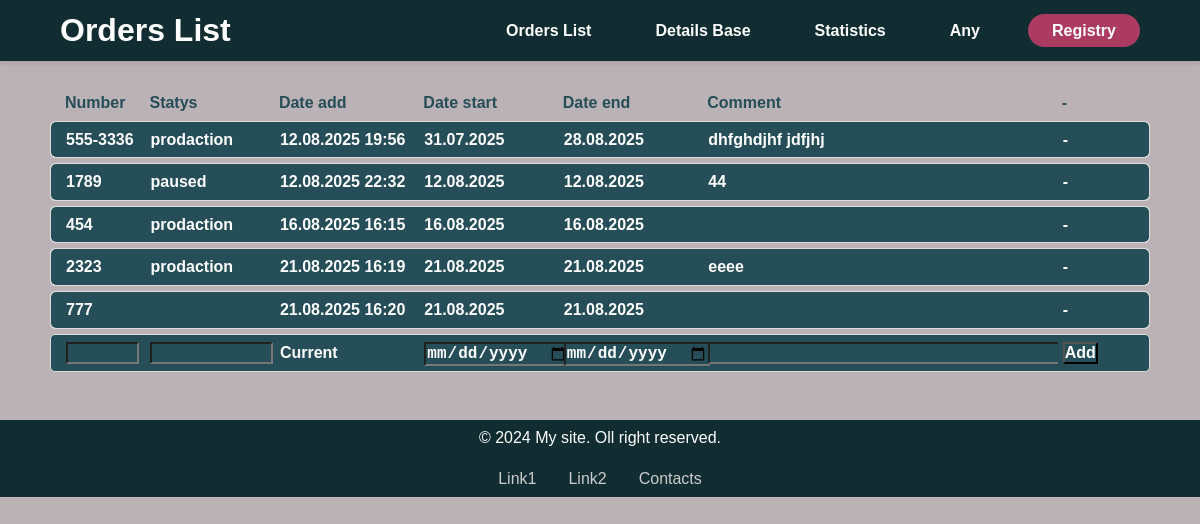
/, run on an earlier commit of the app's database.
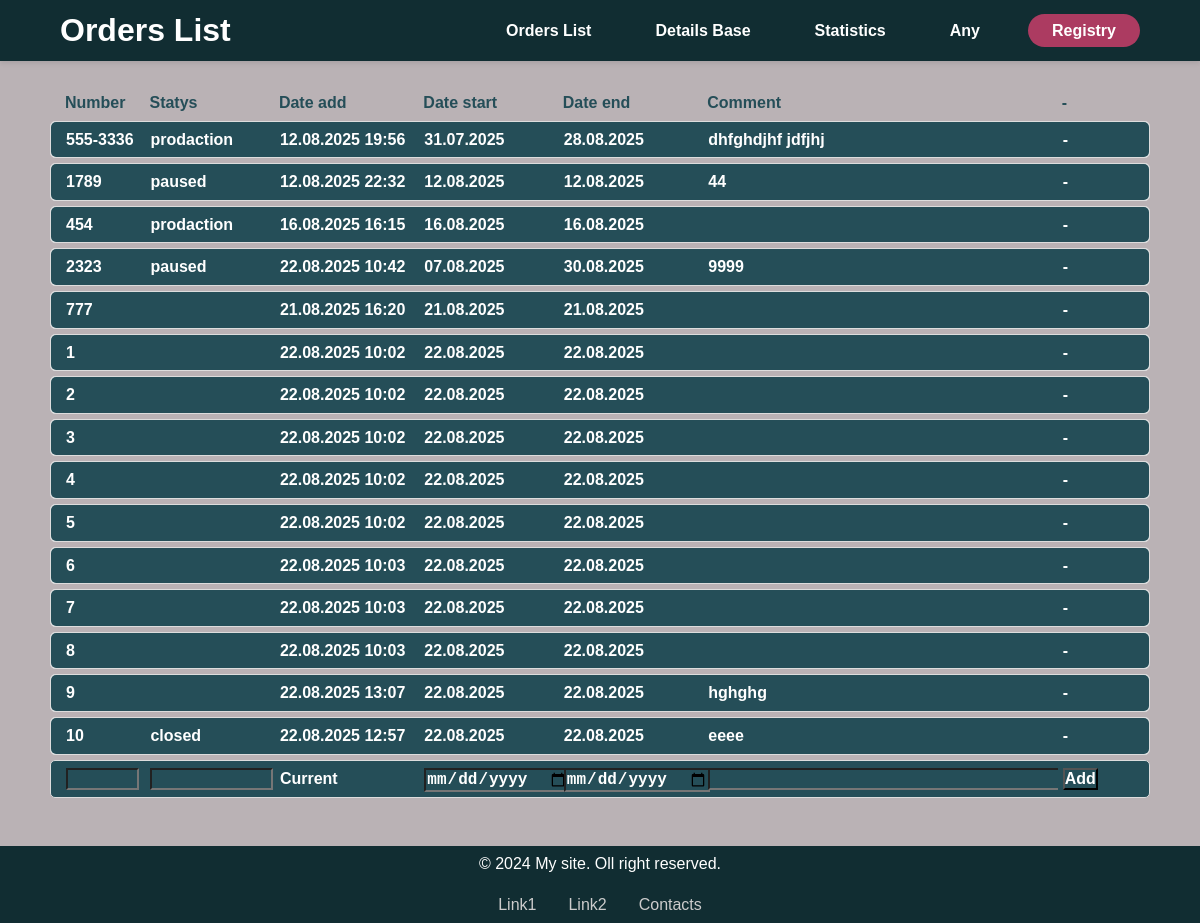
And on a later commit of the database.
### OrdersList/models.py (models this page shows)
class Order(models.Model):
    order_number = models.CharField(max_length=15)
    statys = models.CharField(max_length=15)
    date_add = models.DateTimeField()
    date_start = models.DateField()
    date_end = models.DateField()
    comment = models.CharField(max_length=150)

### OrdersList/views.py (the view)
# urls.py: path('', OrdersList.views.ordersList, name='ordersList'),
def ordersList(request):
    orders = Order.objects.all()
    context = {'orders': orders}
    return render(request, 'ordersList.html', context)

### OrdersList/templates/ordersList.html (shortened to what this page needs)
{% extends "base.html" %}
{% block header %}Orders List{% endblock header %}
{% block content %}
{% load static %}
<link rel="stylesheet" type="text/css" href="{% static 'OrdersListStyles.css' %}" />
<div>
	<div class="order_caption">
		<span class="order_element_number">Number</span>
		<span class="order_element_statys">Statys</span>
		<span class="order_element_add">Date add</span>
		<span class="order_element_start">Date start</span>
		<span class="order_element_stop">Date end</span>
		<span class="order_element_comm">Comment</span>
		<span class="order_element_buttons">-</span>
	</div>
	{% for order in orders %}
	<details>
		<summary>
			<span class="order_element_number">{{ order.order_number }} </span>
			<span class="order_element_statys">{{ order.statys }} </span>
			<span class="order_element_add">{{ order.date_add|date:"d.m.Y G:i" }} </span>
			<span class="order_element_start">{{ order.date_start|date:"d.m.Y" }} </span>
			<span class="order_element_stop">{{ order.date_end|date:"d.m.Y" }} </span>
			<span class="order_element_comm">{{ order.comment }} </span>
			<span class="order_element_buttons">-</span>
		</summary>
	</details>
	{% endfor %}
	<div class="order_form">
	<form method="post" action="postuser/">
		<div class="order_edit">
			<span class="order_element_number"><input name="order_number" type="text" size="5" /></span>
			<span class="order_element_statys"><input name="order_statys" list="statys" size="10" /></span>
			<span class="order_element_add"> Current </span>
			<span class="order_element_start"><input name="order_start" type="date"  size="10" /></span>
			<span class="order_element_stop"><input name="order_end" type="date"  size="10" /></span>
			<span class="order_element_comm"><input name="order_comment"  type="text"  size="45"/></span>
			<span class="order_element_buttons"><input type="submit" value="Add" /></span>
		</div>
    </form>
	</div>
</div>
{% endblock content %}

What changed in the data, as far as the page shows it:
changed Order (number 4 of 15 on the later page): statys "prodaction" → "paused"; date_add "21.08.2025 16:19" → "22.08.2025 10:42"; date_start "21.08.2025" → "07.08.2025"; date_end "21.08.2025" → "30.08.2025"; comment "eeee" → "9999"
added Order: order_number "1", date_add "22.08.2025 10:02", date_start "22.08.2025", date_end "22.08.2025"
added Order: order_number "2", date_add "22.08.2025 10:02", date_start "22.08.2025", date_end "22.08.2025"
added Order: order_number "3", date_add "22.08.2025 10:02", date_start "22.08.2025", date_end "22.08.2025"
added Order: order_number "4", date_add "22.08.2025 10:02", date_start "22.08.2025", date_end "22.08.2025"
added Order: order_number "5", date_add "22.08.2025 10:02", date_start "22.08.2025", date_end "22.08.2025"
added Order: order_number "6", date_add "22.08.2025 10:03", date_start "22.08.2025", date_end "22.08.2025"
added Order: order_number "7", date_add "22.08.2025 10:03", date_start "22.08.2025", date_end "22.08.2025"
added Order: order_number "8", date_add "22.08.2025 10:03", date_start "22.08.2025", date_end "22.08.2025"
added Order: order_number "9", date_add "22.08.2025 13:07", date_start "22.08.2025", date_end "22.08.2025", comment "hghghg"
added Order: order_number "10", statys "closed", date_add "22.08.2025 12:57", date_start "22.08.2025", date_end "22.08.2025", comment "eeee"
